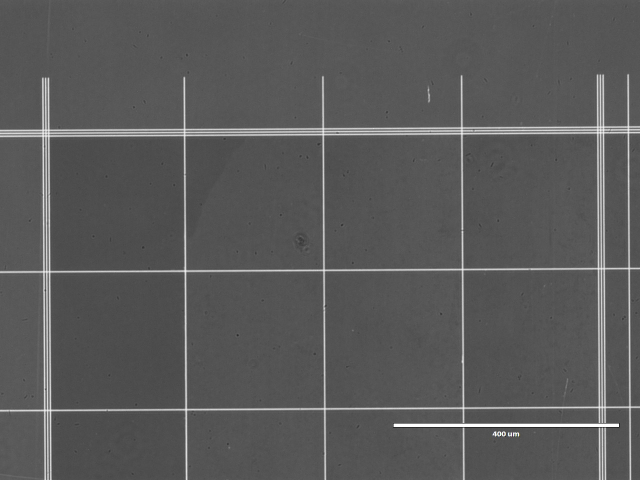
#> input picture tests/exemple1.jpg, 1280 x 960 px (shown at 1/2 size)
$ python -i detect_rectangle.py   (imports and definitions only)
#> lines starting #> are read from the running program, lines starting #| are printed output that depends on the picture
#> further down, picture is the input picture: shape (960, 1280, 3); mean B, G, R 89.4, 89.4, 89.4
import cv2
import numpy as np


def detect_rectangle(
    img,
    width=1080,
    height=548,
    distance=10
):

    # ============================================
    # 1. CONVERTER PARA ESCALA DE CINZA
    # ============================================

#> called with width = 1080, height = 548, distance = 10
    gray = cv2.cvtColor(
        img,
        cv2.COLOR_BGR2GRAY
    )


    # ============================================
    # 2. DETECTAR BORDAS
    # ============================================

    edges = cv2.Canny(
        gray,
        40,
        120
    )
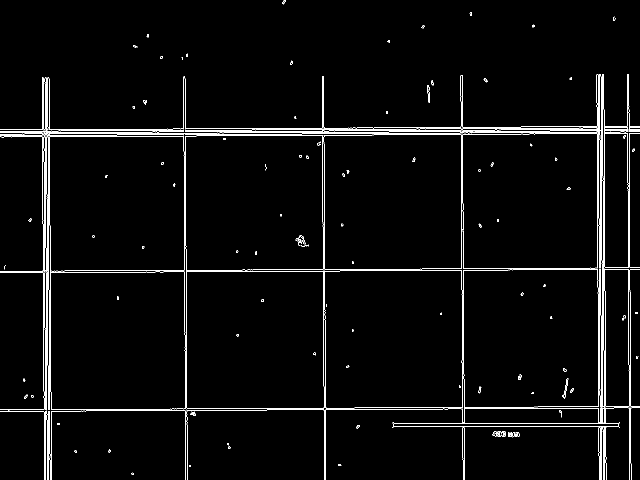
#> edges: shape (960, 1280) (shown at 1/2 size); 2.5% white in thin lines or dots


    # ============================================
    # 3. DETECTAR LINHAS
    # ============================================

    lines = cv2.HoughLinesP(
        edges,
        rho=1,
        theta=np.pi / 180,
        threshold=50,
        minLineLength=900,
        maxLineGap=150
    )
#> lines = [[2, 274, 1279, 252], [84, 275, 985, 260]]

    # 3. To separate the lines into vertical and horizontal,
    # we can use the slope of the lines.

''' PRECISO CUIDAR DO SEPARATE LINES
    verticals, horizontal = separate_lines(
        lines
    )

    # ---------------------------------
    # 5. Agrupar lines próximas


    xs = group_coordinates(
        verticals,
        distance=distance
    )

    ys = group_coordinates(
        horizontal,
        distance=distance
    )

    # ---------------------------------
    # 6. Procurar retângulo
    # ---------------------------------

    rectangle = encontrar_rectangle(
        xs,
        ys,
        expected_width=width,
        expected_height=height
    )

    return rectangle
    '''

>>> import cv2
>>> picture = cv2.imread('../../tests/exemple1.jpg')
>>> result = detect_rectangle(picture)

$ run again, on tests/exemple2.jpg
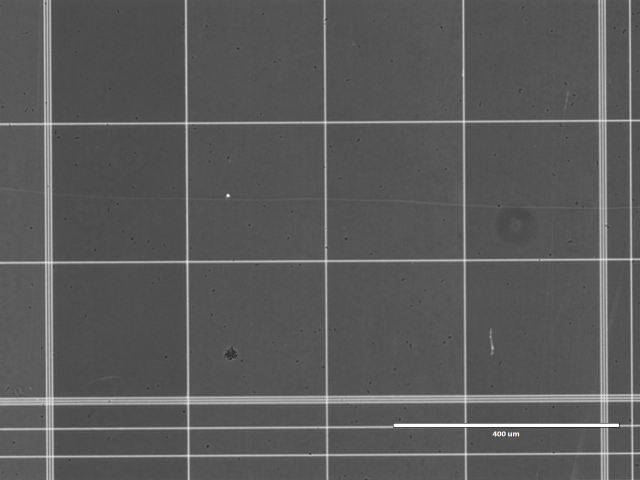
#> input picture tests/exemple2.jpg, 1280 x 960 px (shown at 1/2 size)
#> picture is the input picture: shape (960, 1280, 3); mean B, G, R 90.1, 90.1, 90.1
#> in detect_rectangle, `edges = cv2.Canny( gray, 40, 120 )`:
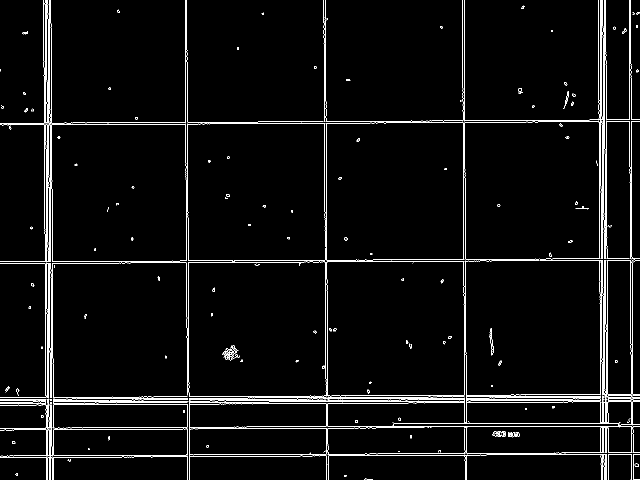
#> edges: shape (960, 1280) (shown at 1/2 size); 3.2% white in thin lines or dots
#> lines = [[36, 809, 1265, 787], [59, 807, 1265, 786], [320, 805, 1220, 790], [92, 812, 1279, 791], [15, 804, 932, 788], [92, 811, 1251, 791], [0, 810, 1279, 788]]

$ run again, on tests/exemplo1.jpg
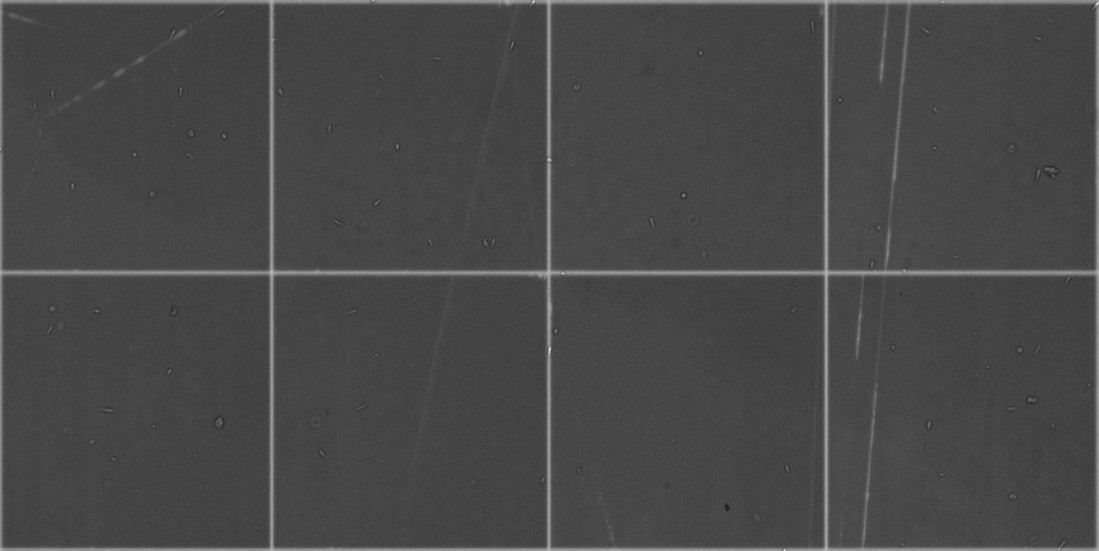
#> input picture tests/exemplo1.jpg, 1099 x 551 px
#> picture is the input picture: shape (551, 1099, 3); min 21, max 241, mean 72.3
#> in detect_rectangle, `edges = cv2.Canny( gray, 40, 120 )`:
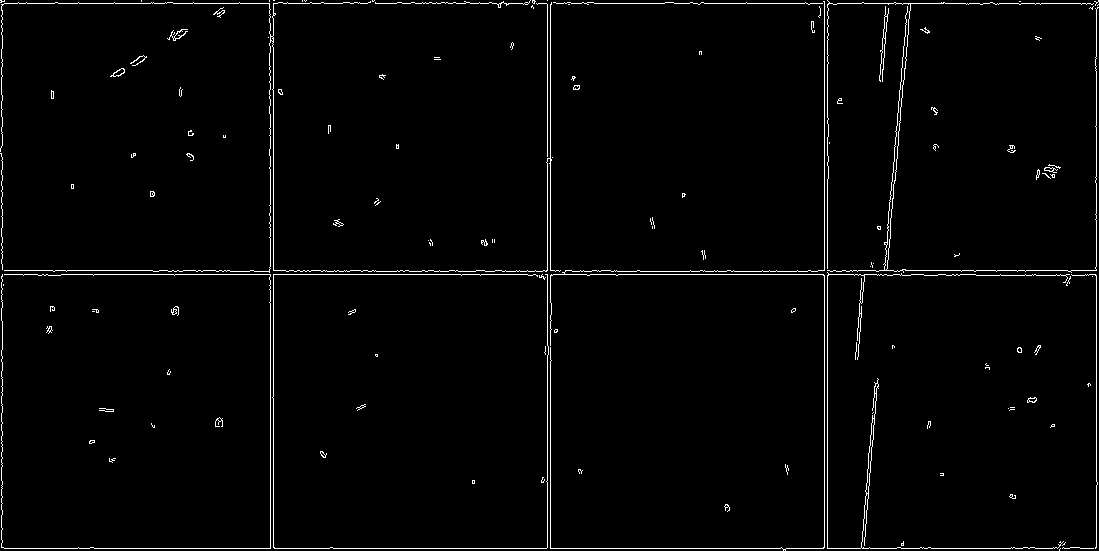
#> edges: shape (551, 1099); 1.9% white in thin lines or dots
#> lines = [[4, 548, 1095, 548], [2, 274, 1095, 274], [4, 3, 1096, 3], [4, 270, 1096, 270], [53, 271, 1070, 271], [0, 2, 1097, 2]]
